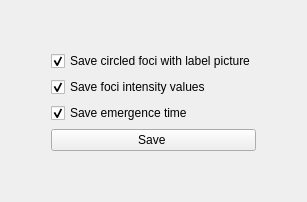
             <widget class="QWidget" name="page_13">
              <layout class="QVBoxLayout" name="verticalLayout_4">
               <item>
                <layout class="QGridLayout" name="gridLayout_3">
                 <item row="5" column="1">
                  <widget class="QCheckBox" name="checkBox_save_emergence_time">
                   <property name="text">
                    <string>Save emergence time </string>
                   </property>
                   <property name="checked">
                    <bool>true</bool>
                   </property>
                  </widget>
                 </item>
                 <item row="3" column="1">
                  <widget class="QCheckBox" name="checkBox_save_intensity">
                   <property name="text">
                    <string>Save foci intensity values </string>
                   </property>
                   <property name="checked">
                    <bool>true</bool>
                   </property>
                  </widget>
                 </item>
                 <item row="5" column="2">
                  <spacer name="horizontalSpacer_3">
                   <property name="orientation">
                    <enum>Qt::Horizontal</enum>
                   </property>
                   <property name="sizeHint" stdset="0">
                    <size>
                     <width>40</width>
                     <height>20</height>
                    </size>
                   </property>
                  </spacer>
                 </item>
                 <item row="2" column="1">
                  <widget class="QCheckBox" name="checkBox_save_image">
                   <property name="text">
                    <string>Save circled foci with label picture</string>
                   </property>
                   <property name="checked">
                    <bool>true</bool>
                   </property>
                  </widget>
                 </item>
                 <item row="5" column="0">
                  <spacer name="horizontalSpacer_2">
                   <property name="orientation">
                    <enum>Qt::Horizontal</enum>
                   </property>
                   <property name="sizeHint" stdset="0">
                    <size>
                     <width>40</width>
                     <height>20</height>
                    </size>
                   </property>
                  </spacer>
                 </item>
                 <item row="0" column="1">
                  <spacer name="verticalSpacer_16">
                   <property name="orientation">
                    <enum>Qt::Vertical</enum>
                   </property>
                   <property name="sizeHint" stdset="0">
                    <size>
                     <width>20</width>
                     <height>40</height>
                    </size>
                   </property>
                  </spacer>
                 </item>
                 <item row="6" column="1">
                  <widget class="QPushButton" name="pushButton_save_in_file">
                   <property name="maximumSize">
                    <size>
                     <width>500</width>
                     <height>16777215</height>
                    </size>
                   </property>
                   <property name="text">
                    <string>Save </string>
                   </property>
                  </widget>
                 </item>
                 <item row="7" column="1">
                  <spacer name="verticalSpacer_15">
                   <property name="orientation">
                    <enum>Qt::Vertical</enum>
                   </property>
                   <property name="sizeHint" stdset="0">
                    <size>
                     <width>20</width>
                     <height>40</height>
                    </size>
                   </property>
                  </spacer>
                 </item>
                </layout>
               </item>
              </layout>
             </widget>
